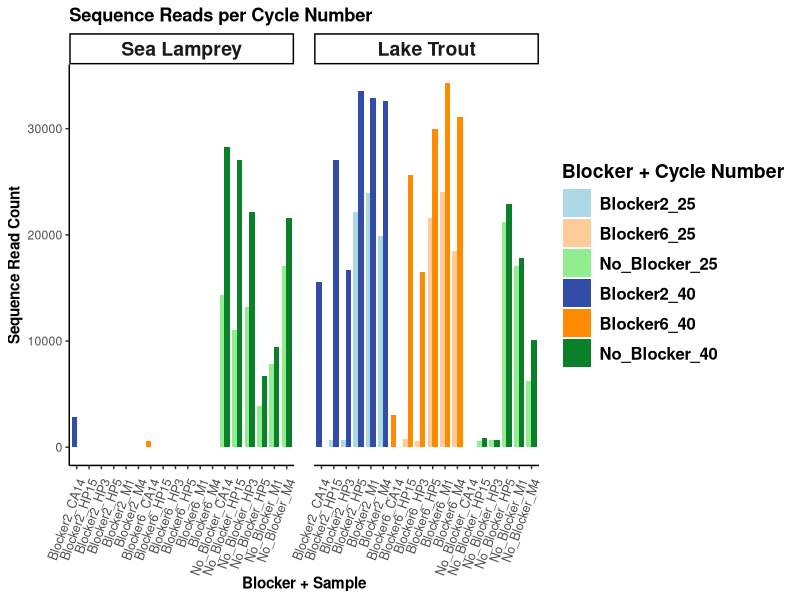

Generate this figure with R:
# Comparison of 25-Cycle Sequences

# libraries
library(tidyverse)
library(readxl)

# data set up

matrix <- read_excel("./12S_SL_BP_Micro.mothur.community.matrix.xls")
# change name of first column to indicate the sample
colnames(matrix)[1] <- "Sample"
matrix1 <- matrix[,1:5]

matrix1$block <- ifelse(grepl("NoBlock", matrix1$Sample), "No", "Yes")
matrix1$cycles <- ifelse(grepl("25", matrix1$Sample), "25", "40")
matrix1 <- matrix1 %>%
  mutate(specific_blocker = case_when(
    grepl("PMBlock_A_C3_H_", Sample) ~ "Blocker1",
    grepl("PMBlock_B_C3_H_", Sample) ~ "Blocker2",
    grepl("PMBlock_A_dT_H_", Sample) ~ "Blocker3",
    grepl("PMBlock_B_dT_H_", Sample) ~ "Blocker4",
    grepl("PMBlock_A_C3", Sample) ~ "Blocker5",
    grepl("PMBlock_B_C3", Sample) ~ "Blocker6",
    grepl("PMBlock_A_dT", Sample) ~ "Blocker7",
    grepl("PMBlock_B_dT", Sample) ~ "Blocker8",
    TRUE ~ "No_Blocker" # default case if none of the above conditions are met
  ))

# elongate for bar charts
matrix_long <- matrix1 %>%
  pivot_longer(cols = c(Salvelinus_namaycush, Catostomus_commersonii, Petromyzontidae_unclassified, Salmonidae_unclassified), 
               names_to = "Species", values_to = "Reads")
# simplify sample and blocker names
matrix_long$Sample <- gsub("\\.12S$", "", matrix_long$Sample)
# matrix_long <- mutate(matrix_long, specific_blocker = str_replace_all(specific_blocker, c("^40_" = "", "^25_" = "")))
# add digestive sample column
matrix_long <- matrix_long %>%
  mutate(Digestive_Sample = case_when(
    grepl("CA14", Sample) ~ "CA14",
    grepl("HP3", Sample) ~ "HP3",
    grepl("HP15", Sample) ~ "HP15",
    grepl("HP5", Sample) ~ "HP5",
    grepl("M1", Sample) ~ "M1",
    grepl("M4", Sample) ~ "M4",
    grepl("M5", Sample) ~ "M5",
    TRUE ~ "NTC" # default case
  ))


# ----------------------------------------------------------
# making a plot to directly compare 25 vs 40 cycle samples
# ----------------------------------------------------------

# filter to just compare 25-cycle samples with respective 40-cycle samples
matrix_long_25comparison <- matrix_long %>%
  filter(specific_blocker %in% c("No_Blocker", "Blocker2", "Blocker6"))

# create new data frame with combination of sample and blocker
matrix_long_25comparison <- matrix_long_25comparison %>%
  mutate(sample_blocker = paste(specific_blocker, Digestive_Sample, sep = "_"))

# NOTE: some of the 25 cycle columns (e.g. Blocker2_CA14 for 25 cycles) because these
# samples were removed during bioinformatic filtering, likely for low read coutnt.

# filter out NTC and M5 and only sea lamprey/lake trout
filtered_matrix_1 <- matrix_long_25comparison %>%
  filter(!str_detect(sample_blocker, "M5")) %>%
  filter(!str_detect(sample_blocker, "NTC")) %>%
  filter(Species %in% c("Petromyzontidae_unclassified", "Salvelinus_namaycush"))

# creating a factor interaction to adjust the colors 
filtered_matrix_2 <- filtered_matrix_1 %>%
  mutate(sample_group = interaction(specific_blocker, cycles, sep = "_"))

# custom color palette where:
#--- light colors = 25 cycles
#--- dark colors = 40 cycles

custom_colors2 <- c("Blocker2_25" = "#add8e6", 
                   "Blocker2_40" = "#324ca8", 
                   "Blocker6_25" = "#ffcc99", 
                   "Blocker6_40" = "#ff8c00", 
                   "No_Blocker_25" = "#90ee90", 
                   "No_Blocker_40" = "#0a8029") 

# reverse the factor levels
filtered_matrix_2 <- filtered_matrix_2 %>%
  mutate(sample_blocker = fct_relevel(sample_blocker, rev(levels(sample_blocker))))

# labels for boxes
labels <- c(
  Petromyzontidae_unclassified = "Sea Lamprey",
  Salvelinus_namaycush = "Lake Trout"
)

# plot
ggplot(filtered_matrix_2, aes(x = sample_blocker, y = Reads, fill = sample_group)) +
  geom_bar(stat="identity", position=position_dodge(width = 0.75, preserve = "single")) + # preserve as some data is missing and this preserves column width
  facet_wrap(~Species, labeller = labeller(Species = labels)) +
  scale_fill_manual(values = custom_colors2) +
  theme_classic() +
  theme(axis.text.x = element_text(angle = 70, vjust = 0.95, hjust=1, size=9),
        text = element_text(family = "Helvetica", face = "bold"),
        strip.text = element_text(size = 14),
        axis.text = element_text(family = "Helvetica", face = "plain"),
        legend.key.size = unit(1.5, "lines"),  
        legend.text = element_text(size = 12), 
        legend.title = element_text(size = 14, face = "bold"),
        panel.spacing = unit(1, "lines")) +
  labs(x = "Blocker + Sample",
       y = "Sequence Read Count",
       title = "Sequence Reads per Cycle Number",
       fill = "Blocker + Cycle Number") 


# This only looks at sea lamprey and lake trout -- similar results were shown for the single
# white sucker sample (M5)

# The no blocking primer samples (green) act as a baseline. The goal is to then look
# for differences between 40 and 25 cycle samples in their amplification of both sea
# lamprey and lake trout. Sea lamprey differences were minimal, while lake trout
# amplification was consistently higher in 40 cycle samples. Even detecting lake trout
# in sammples were the 25 cycle sample did not.
